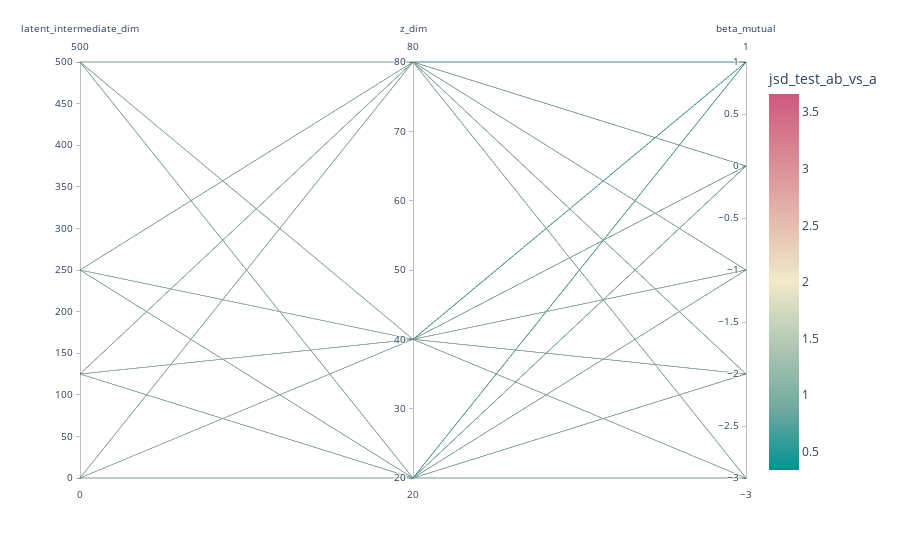

Write notebook code for a chart like this one.
### Code cell
import plotly.express as px
fig = px.parallel_coordinates(df_plt, color="jsd_test_ab_vs_a",
                              dimensions=['latent_intermediate_dim', 'z_dim', 'beta_mutual'],
                              color_continuous_scale=px.colors.diverging.Tealrose,
                              color_continuous_midpoint=2)
fig.show()
